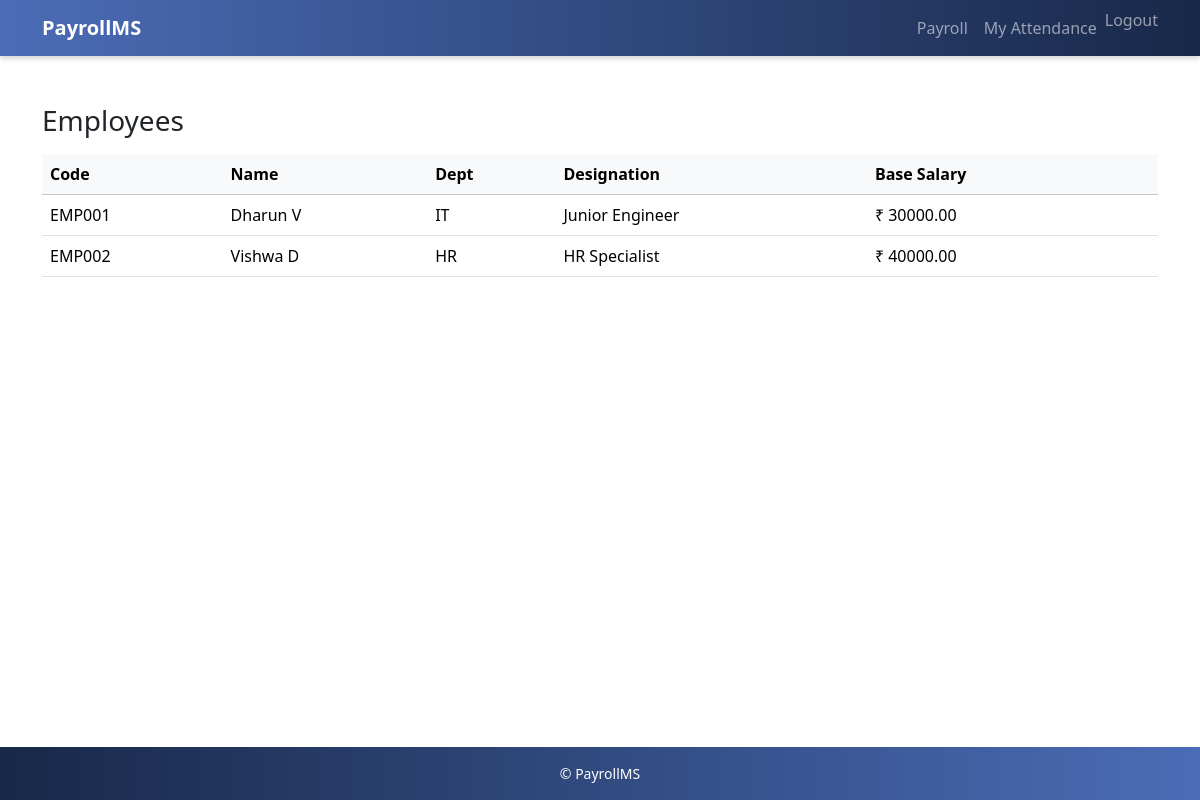
Page /employees/ (signed in) on the committed database.
### payroll/models.py (models this page shows, shortened)
class Employee(models.Model):
    user = models.OneToOneField(
        settings.AUTH_USER_MODEL,
        on_delete=models.SET_NULL,
        null=True,
        blank=True,
        help_text="Link this employee to a login user (non-staff)."
    )
    code = models.CharField(max_length=10, unique=True)
    first_name = models.CharField(max_length=50)
    last_name = models.CharField(max_length=50, blank=True)
    email = models.EmailField(blank=True)
    phone = models.CharField(max_length=20, blank=True)
    department = models.CharField(max_length=100, blank=True)
    designation = models.CharField(max_length=100, blank=True)
    join_date = models.DateField(default=timezone.now)
    base_salary = models.DecimalField(max_digits=10, decimal_places=2, default=0)
    is_active = models.BooleanField(default=True)

### payroll/views.py (the view)
# urls.py: path('employees/', views.EmployeeList.as_view(), name='employee_list'),
class EmployeeList(LoginRequiredMixin, ListView):
    model = Employee
    template_name = 'payroll/layout/employee_list.html'
    context_object_name = 'employees'
    paginate_by = 10

### payroll/templates/payroll/layout/employee_list.html (shortened to what this page needs)
{% extends 'payroll/layout/base.html' %}
{% block content %}
<div class="d-flex justify-content-between align-items-center mb-3">
  <h3 class="mb-0">Employees</h3>
</div>
<div class="table-responsive">
  <table class="table table-hover align-middle">
    <thead class="table-light">
      <tr>
        <th>Code</th><th>Name</th><th>Dept</th><th>Designation</th><th>Base Salary</th><th></th>
      </tr>
    </thead>
    <tbody>
      {% for e in employees %}
      <tr>
        <td>{{ e.code }}</td>
        <td>{{ e.first_name }} {{ e.last_name }}</td>
        <td>{{ e.department }}</td>
        <td>{{ e.designation }}</td>
        <td>₹ {{ e.base_salary }}</td>
        <td class="text-end">
        </td>
      </tr>
      {% empty %}
      <tr><td colspan="6" class="text-center text-muted">No employees yet.</td></tr>
      {% endfor %}
    </tbody>
  </table>
</div>
{% endblock %}

### payroll/static/payroll/css/style.css (style rules this page uses)
.table-responsive { margin-top: 0.75rem; }
body { display: flex; flex-direction: column; min-height: 100vh; }
.main-content { padding-top: 80px; }

### rows in the picture
Employee: code "EMP001", first_name "Dharun", last_name "V", department "IT", designation "Junior Engineer", base_salary "30000.00"
Employee: code "EMP002", first_name "Vishwa", last_name "D", department "HR", designation "HR Specialist", base_salary "40000.00"
